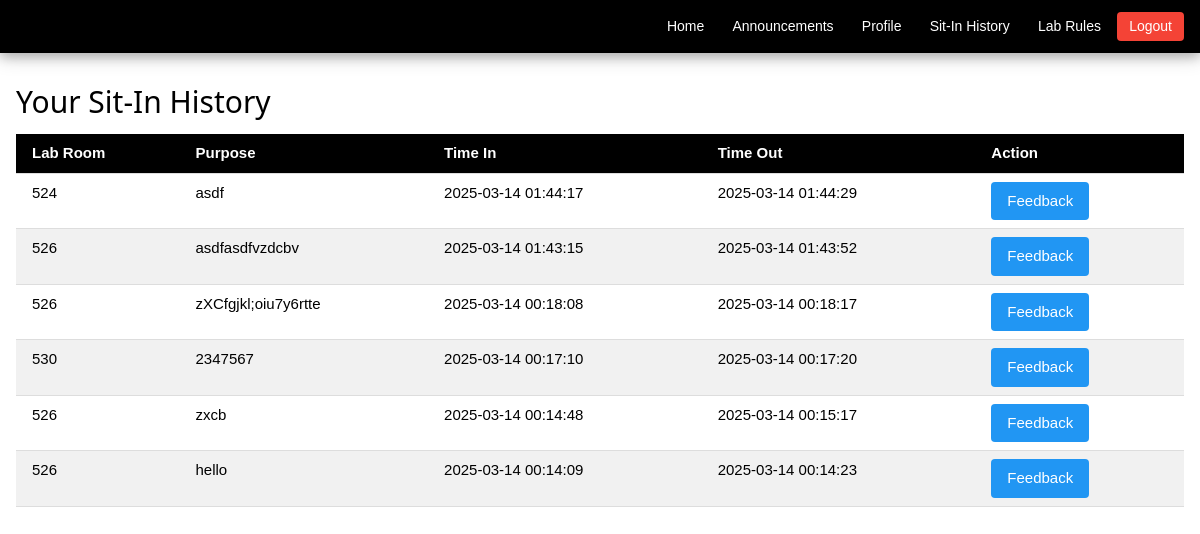
Page /student_sit_in_history (signed in) on the earlier database version.
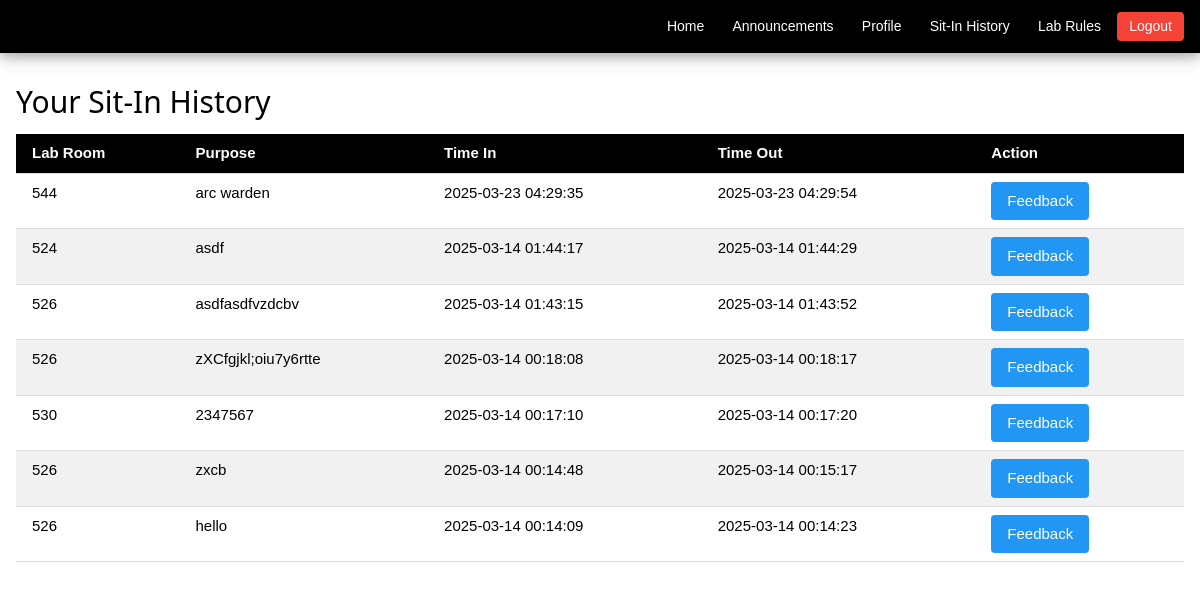
Same page on the later database version.
### tables this page shows
CREATE TABLE sit_in_records(
id integer primary key autoincrement,
student_idno integer,
lab_room text,
purpose text,
sit_in_time timestamp default current_timestamp, time_out timestamp, feedback TEXT,
foreign key (student_idno) references registration(idno));

### main.py (the view)
@app.route('/student_sit_in_history')
def student_sit_in_history():
    if 'username' not in session:
        flash("You must log in to view your sit-in history.", "error")
        return redirect(url_for('login'))
    student_idno = session.get('IDNO')
    conn = get_db()
    cursor = conn.cursor()
    cursor.execute("""
        SELECT sit_in_records.*, registration.Firstname, registration.Midname, registration.Lastname
        FROM sit_in_records
        JOIN registration ON sit_in_records.student_idno = registration.IDNO
        WHERE sit_in_records.student_idno = ?
        ORDER BY sit_in_records.sit_in_time DESC
    """, (student_idno,))
    sit_in_records = cursor.fetchall()
    close_db(conn)
    return render_template('student_sit_in_history.html', sit_in_records=sit_in_records)

### main.py (called while the page is built)
def get_db():
    conn = sqlite3.connect(DATABASE)
    conn.row_factory = sqlite3.Row
    return conn

@app.after_request
def after_request(response):
    response.headers['Cache-Control'] = 'no-cache, no-store, must-revalidate'
    return response

### templates/student_sit_in_history.html (shortened to what this page needs)
{% extends 'base.html' %}
{% block content %}
<div class="w3-bar w3-black w3-card-4" style="padding: 4px 0;">
    <div class="w3-bar-item w3-right" style="padding: 8px 16px;">
        <a href="/" class="w3-button w3-black w3-round" style="padding: 4px 12px; font-size: 14px;">Home</a>
        <a href="/announcements" class="w3-button w3-black w3-round" style="padding: 4px 12px; font-size: 14px;">Announcements</a>
        <a href="/edit_profile" class="w3-button w3-black w3-round" style="padding: 4px 12px; font-size: 14px;">Profile</a>
        <a href="/student_sit_in_history" class="w3-button w3-black w3-round" style="padding: 4px 12px; font-size: 14px;">Sit-In History</a>
        <a href="/lab_rules" class="w3-button w3-black w3-round" style="padding: 4px 12px; font-size: 14px;">Lab Rules</a>
        <a href="/logout" class="w3-button w3-red w3-round" style="padding: 4px 12px; font-size: 14px;">Logout</a>
    </div>
</div>
<div class="w3-container w3-margin-top">
    <h2>Your Sit-In History</h2>
    {% if sit_in_records %}
    <table class="w3-table w3-bordered w3-striped">
        <thead>
            <tr class="w3-black">
                <th>Lab Room</th>
                <th>Purpose</th>
                <th>Time In</th>
                <th>Time Out</th>
                <th>Action</th>
            </tr>
        </thead>
        <tbody>
            {% for record in sit_in_records %}
            <tr>
                <td>{{ record.lab_room }}</td>
                <td>{{ record.purpose }}</td>
                <td>{{ record.sit_in_time }}</td>
                <td>{{ record.time_out if record.time_out else 'Active' }}</td>
                <td>
                    <button onclick="openFeedbackModal('{{ record.id }}', '{{ record.feedback if record.feedback else '' }}')"
                            class="w3-button w3-blue w3-round">
                        {{ 'Edit Feedback' if record.feedback else 'Feedback' }}
                    </button>
                </td>
            </tr>
            {% endfor %}
        </tbody>
    </table>
    {% else %}
    <p class="w3-center w3-text-grey">No sit-in history found.</p>
    {% endif %}
</div>
{% endblock %}

Differences in the rows shown:
added sit_in_records: lab_room "544", purpose "arc warden", sit_in_time "2025-03-23 04:29:35", time_out "2025-03-23 04:29:54", feedback "Feedback"
